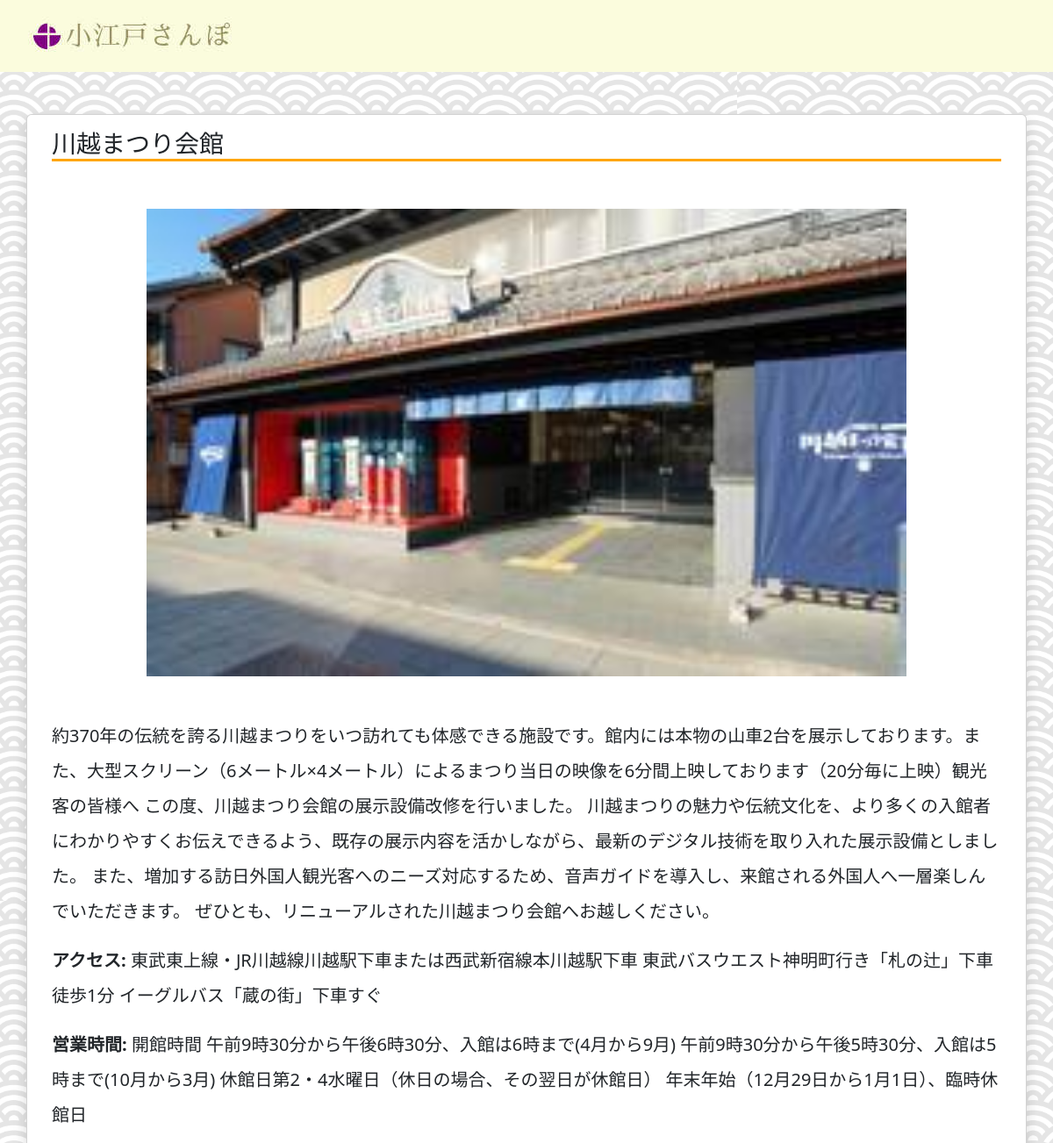
Page /detail/8 (upper part) on the earlier database version.
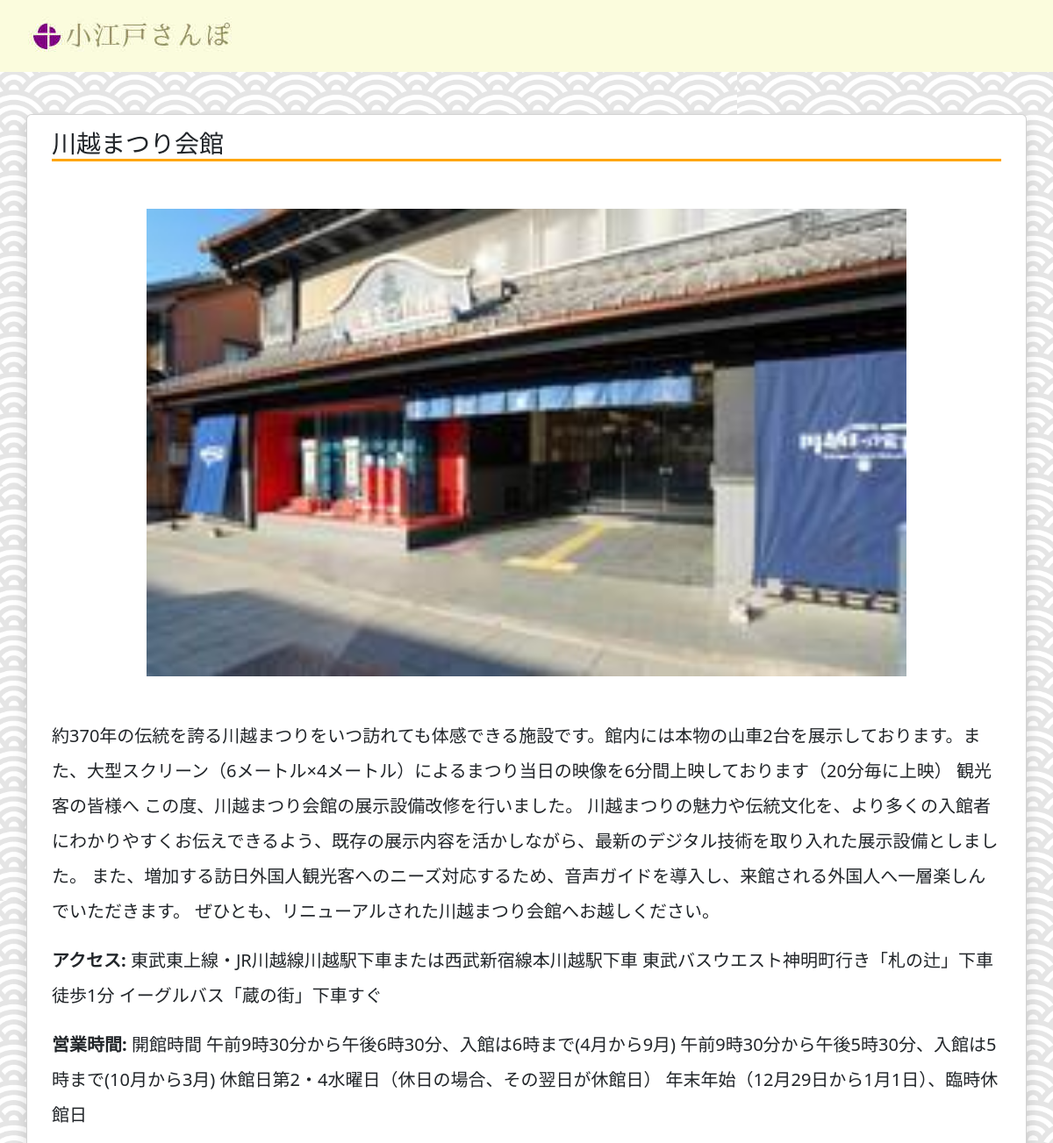
Same page on the later database version.
### travel/models.py (models this page shows)
class Spot(models.Model):
    class Time(models.TextChoices):
        Morning = 'Morning'
        Noon = 'Noon'
        Night = 'Night'
        All_the_Day = 'All_the_Day'
    class Weather(models.TextChoices):
        Sunny = 'Sunny'
        Cloudy = 'Cloudy'
        Rainy = 'Rainy'
        All_Weather = 'All_Weather'
    class Season(models.TextChoices):
        Spring = 'Spring'
        Summer = 'Summer'
        Fall = 'Fall'
        Winter = 'Winter'
        All_Season = 'All_Season'
    time = models.CharField(
        max_length=20,
        choices=Time.choices,
        default=Time.All_the_Day,
    )
    weather = models.CharField(
        max_length=20,
        choices=Weather.choices,
        default=Weather.All_Weather,
    )
    season = models.CharField(
        max_length=20,
        choices=Season.choices,
        default=Season.All_Season,
    )
    title = models.CharField(max_length=30)
    image = models.ImageField(upload_to='images', null=True, blank=True)
    description = models.TextField(null=True, blank=True)
    business_hours = models.TextField(null=True, blank=True)
    fees = models.TextField(null=True, blank=True)
    access = models.TextField(null=True, blank=True)
    address = models.TextField(null=True, blank=True)

### travel/views.py (the view)
# urls.py: path('detail/<int:spot_id>', views.detail, name='detail')
def detail(request, spot_id):
    spot= Spot.objects.get(pk=spot_id)
    data = {
        'spot':spot
    }
    return render(request, 'travel/detail.html', data)

### travel/templates/travel/detail.html (shortened to what this page needs)
{% load static %}
<!DOCTYPE html>
<html lang="ja">
  <head>
    <link
      href="https://cdn.jsdelivr.net/npm/bootstrap@5.3.0/dist/css/bootstrap.min.css"
      rel="stylesheet"
    />
    <link rel="stylesheet" href="{% static 'travel/css/index.css' %}" />
  </head>
  <body>
    <div class="header back_color py-3">
      <div class="Logo_container">
        <img
          src="{% static 'travel/img/Logo2.jpg' %}"
          alt="logo"
          class="Logo"
        />
      </div>
    </div>
    <div class="back_design py-5">
      <div class="container card shadow">
        <div class="card-body">
          <h3 class="title">{{ spot.title }}</h3>
          <img
            src="/media/{{ spot.image }}"
            alt="{{ spot.title }}"
            class="image"
          />
          <div class="detail_body mt-5">
            <p class="description">{{ spot.description }}</p>
            {% if spot.access %}
            <p class="access"><strong>アクセス:</strong> {{ spot.access }}</p>
            {% endif %} {% if spot.business_hours %}
            <p class="business_hours">
              <strong>営業時間:</strong> {{ spot.business_hours }}
            </p>
            {% endif %}
          </div>
        </div>
      </div>
    </div>
  </body>
</html>

### travel/static/travel/css/index.css (style rules this page uses)
.back_color { background-color: #fbfcdd; }
.back_design { background-image: url(../img/22340059.jpg); background-repeat: repeat; background-size: 70%; }
.Logo_container { width: 300px; }
.Logo { width: 100%; height: 50px; object-fit: none; }
.title { border-bottom: 3px solid orange; margin: 0 0 5% 0; }
.image { width: 80%; display: block; margin: auto; }
.detail_body { line-height: 2; font-size: 20px; }

Differences in the rows shown:
changed Spot "川越まつり会館": description "約370年の伝統を誇る川越まつりをいつ訪れても体感できる施設です。館内には本物の山車2台を展示しております。また、大型スクリーン（6メートル×4メートル）によるまつり当日の映像を6分間上映しております（20分毎に上映）観光客の皆様へ この度、川越まつり会館の展示設備改修を行いました。 川越まつりの魅力や伝統文化を、より多くの入館者にわかりやすくお伝えできるよう、既存の展示内容を活かしながら、最新のデジタル技術を取り入れた展示設備としました。 また、増加する訪日外国人観光客へのニーズ対応するため、音声ガイドを導入し、来館される外国人へ一層楽しんでいただきます。 ぜひとも、リニューアルされた川越まつり会館へお越しください。" → "約370年の伝統を誇る川越まつりをいつ訪れても体感できる施設です。館内には本物の山車2台を展示しております。また、大型スクリーン（6メートル×4メートル）によるまつり当日の映像を6分間上映しております（20分毎に上映） 観光客の皆様へ この度、川越まつり会館の展示設備改修を行いました。 川越まつりの魅力や伝統文化を、より多くの入館者にわかりやすくお伝えできるよう、既存の展示内容を活かしながら、最新のデジタル技術を取り入れた展示設備としました。 また、増加する訪日外国人観光客へのニーズ対応するため、音声ガイドを導入し、来館される外国人へ一層楽しんでいただきます。 ぜひとも、リニューアルされた川越まつり会館へお越しください。"
